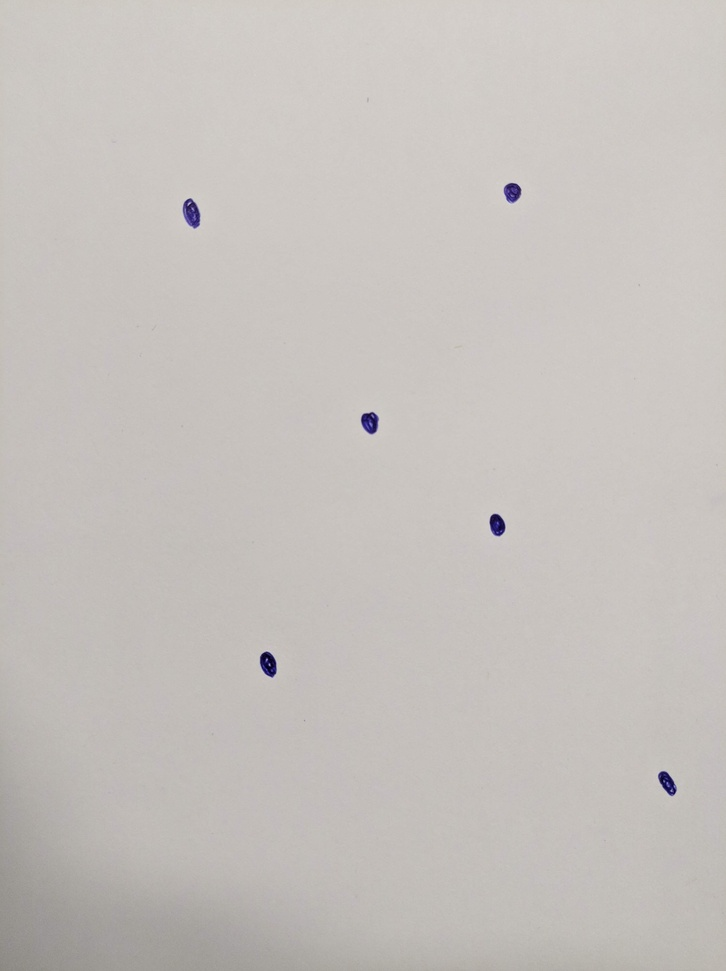
#> input picture images/dots.jpg, 726 x 971 px, shrunk from 3016 x 4032 before the run
$ jupyter execute --allow-errors 'image-processing .ipynb'   (older library calls are emulated)
#> lines starting #> are read from the running program, lines starting #| are printed output that depends on the picture; after the words box and inside, x2 and y2 are one past the last pixel; in counts of white or black regions, pixels touching at a corner belong together
[cell 1]
#https://codewords.recurse.com/issues/six/image-processing-101

import cv2, matplotlib
import numpy as np
import matplotlib.pyplot as plt

[cell 2]
# get binary image and apply Gaussian blur
seeds = cv2.imread('../images/dots.jpg')
#> seeds is the input picture: shape (971, 726, 3); mean B, G, R 189.2, 193, 197.6
seeds_gray = cv2.cvtColor(seeds, cv2.COLOR_BGR2RGB)
seeds_gray = cv2.cvtColor(seeds_gray, cv2.COLOR_RGB2GRAY)
#> seeds_gray: shape (971, 726)
seeds_preprocessed = cv2.GaussianBlur(seeds_gray, (5, 5), 0)
plt.imshow(seeds_preprocessed)

[cell 3]
# get binary image
_, seeds_binary = cv2.threshold(seeds_preprocessed, 120, 255, cv2.THRESH_BINARY)
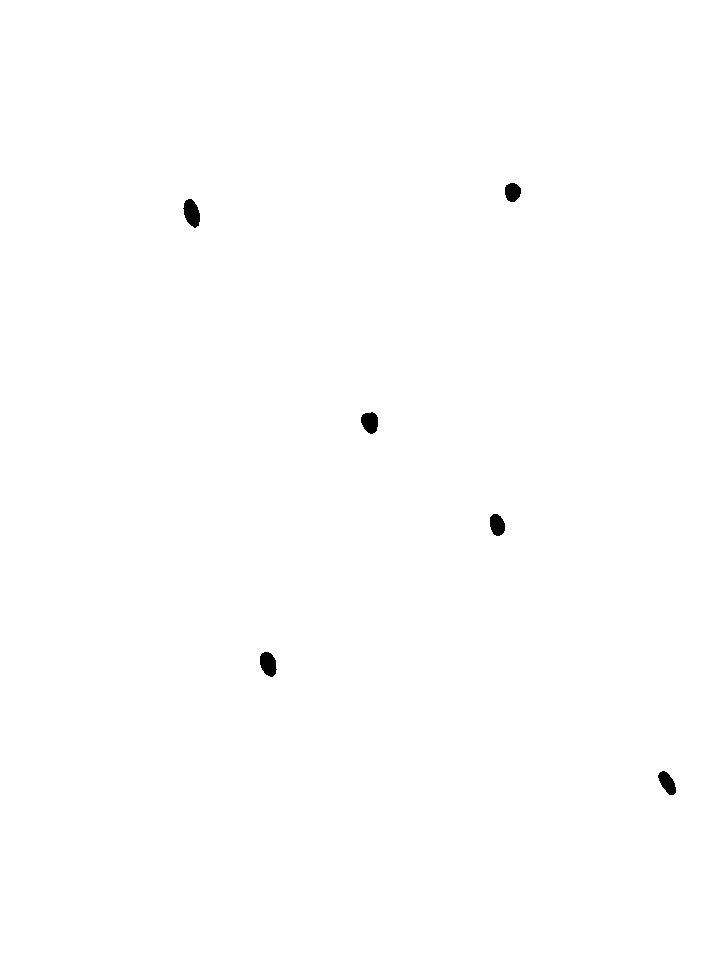
#> seeds_binary: shape (971, 726); 99.8% white; 6 black regions, box (x1, y1, x2, y2) and area: (183, 199, 200, 228) 342, (260, 652, 277, 677) 314, (361, 412, 378, 434) 287, (658, 771, 676, 795) 266, (490, 514, 505, 536) 259, (505, 183, 521, 202) 240
plt.imshow(seeds_binary)

[cell 4]
# invert image to get seeds
seeds_binary = cv2.bitwise_not(seeds_binary)
#> seeds_binary: shape (971, 726); 0.24% white; 6 white regions
plt.imshow(seeds_binary)

[cell 5]
# find contours
#seeds_contours, _ = cv2.findContours(seeds_binary, cv2.RETR_EXTERNAL, cv2.CHAIN_APPROX_SIMPLE)
_, seeds_contours, _= cv2.findContours(seeds_binary, cv2.RETR_EXTERNAL, cv2.CHAIN_APPROX_SIMPLE)
#> seeds_contours = 6 contours; box (x1, y1, x2, y2) and area: (183, 199, 200, 228) 310, (260, 652, 277, 677) 284, (361, 412, 378, 434) 259, (658, 771, 676, 795) 238, (490, 514, 505, 536) 232, (505, 183, 521, 202) 215


# make copy of image
seeds_and_contours = np.copy(seeds)

# find contours of large enough area
min_seed_area = 60
# large_contours = [cnt for cnt in seeds_contours if cv2.contourArea(cnt) > min_seed_area]
areaContours = np.array([cv2.contourArea(cnt) for cnt in seeds_contours])
#> areaContours = [238, 284, 232, 259, 309.5, 215]
print(np.average(areaContours))
#| 256.25

# draw contours
#> (the rest of this cell did not finish here and is left out)
